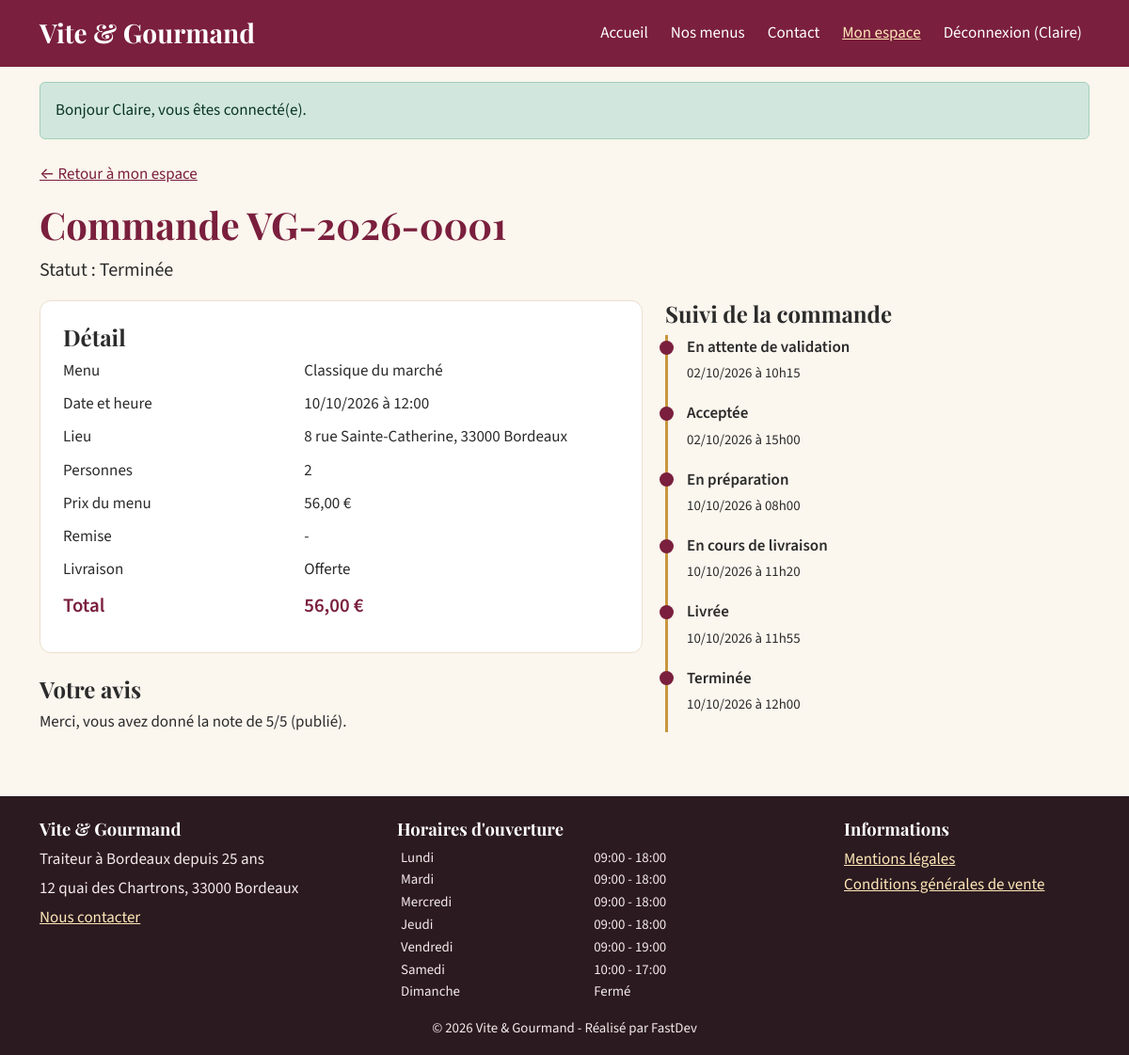
The page /mon-compte/commandes/1 (signed in) on the database its author committed.
### tables this page shows
CREATE TABLE commande (
    commande_id            INT UNSIGNED  NOT NULL AUTO_INCREMENT,
    numero_commande        VARCHAR(20)   NOT NULL,
    utilisateur_id         INT UNSIGNED  NOT NULL,
    menu_id                INT UNSIGNED  NOT NULL,
    date_commande          DATETIME      NOT NULL DEFAULT CURRENT_TIMESTAMP,
    date_prestation        DATE          NOT NULL,
    heure_livraison        TIME          NOT NULL,
    adresse_prestation     VARCHAR(255)  NOT NULL,
    code_postal_prestation CHAR(5)       NOT NULL,
    ville_prestation       VARCHAR(100)  NOT NULL,
    nombre_personne        INT UNSIGNED  NOT NULL,
    prix_menu              DECIMAL(10,2) NOT NULL COMMENT 'Prix du menu avant remise',
    remise                 DECIMAL(10,2) NOT NULL DEFAULT 0,
    distance_km            DECIMAL(7,2)  NOT NULL DEFAULT 0,
    prix_livraison         DECIMAL(10,2) NOT NULL DEFAULT 0,
    prix_total             DECIMAL(10,2) NOT NULL,
    statut                 ENUM('en_attente','accepte','en_preparation','en_cours_de_livraison','livre',
                                'en_attente_retour_materiel','terminee','annulee') NOT NULL DEFAULT 'en_attente',
    pret_materiel          TINYINT(1)    NOT NULL DEFAULT 0,
    restitution_materiel   TINYINT(1)    NOT NULL DEFAULT 0,
    mode_contact_annulation ENUM('gsm','mail') NULL,
    motif_annulation       VARCHAR(255)  NULL,
    PRIMARY KEY (commande_id),
    UNIQUE KEY uq_commande_numero (numero_commande),
    KEY idx_commande_statut (statut),
    KEY idx_commande_date (date_commande),
    CONSTRAINT fk_commande_utilisateur FOREIGN KEY (utilisateur_id) REFERENCES utilisateur (utilisateur_id),
    CONSTRAINT fk_commande_menu        FOREIGN KEY (menu_id)        REFERENCES menu (menu_id),
    CONSTRAINT chk_commande_personnes  CHECK (nombre_personne >= 1)
);

CREATE TABLE utilisateur (
    utilisateur_id  INT UNSIGNED NOT NULL AUTO_INCREMENT,
    role_id         INT UNSIGNED NOT NULL,
    email           VARCHAR(180) NOT NULL,
    password        VARCHAR(255) NOT NULL COMMENT 'Hash bcrypt/argon2 (password_hash), jamais le mot de passe en clair',
    nom             VARCHAR(80)  NOT NULL,
    prenom          VARCHAR(80)  NOT NULL,
    telephone       VARCHAR(20)  NULL,
    adresse_postale VARCHAR(255) NULL,
    code_postal     CHAR(5)      NULL,
    ville           VARCHAR(100) NULL,
    actif           TINYINT(1)   NOT NULL DEFAULT 1,
    created_at      DATETIME     NOT NULL DEFAULT CURRENT_TIMESTAMP,
    PRIMARY KEY (utilisateur_id),
    UNIQUE KEY uq_utilisateur_email (email),
    CONSTRAINT fk_utilisateur_role FOREIGN KEY (role_id) REFERENCES role (role_id)
);

CREATE TABLE menu (
    menu_id                  INT UNSIGNED  NOT NULL AUTO_INCREMENT,
    titre                    VARCHAR(100)  NOT NULL,
    description              TEXT          NOT NULL,
    theme_id                 INT UNSIGNED  NOT NULL,
    regime_id                INT UNSIGNED  NOT NULL,
    nombre_personne_minimum  INT UNSIGNED  NOT NULL,
    prix_minimum             DECIMAL(10,2) NOT NULL COMMENT 'Prix pour le nombre minimum de personnes',
    conditions               TEXT          NOT NULL,
    quantite_restante        INT UNSIGNED  NOT NULL DEFAULT 0 COMMENT 'Stock : nombre de commandes encore possibles',
    actif                    TINYINT(1)    NOT NULL DEFAULT 1,
    created_at               DATETIME      NOT NULL DEFAULT CURRENT_TIMESTAMP,
    PRIMARY KEY (menu_id),
    KEY idx_menu_prix (prix_minimum),
    CONSTRAINT fk_menu_theme  FOREIGN KEY (theme_id)  REFERENCES theme (theme_id),
    CONSTRAINT fk_menu_regime FOREIGN KEY (regime_id) REFERENCES regime (regime_id),
    CONSTRAINT chk_menu_min   CHECK (nombre_personne_minimum >= 1),
    CONSTRAINT chk_menu_prix  CHECK (prix_minimum >= 0)
);

CREATE TABLE avis (
    avis_id        INT UNSIGNED NOT NULL AUTO_INCREMENT,
    commande_id    INT UNSIGNED NOT NULL,
    utilisateur_id INT UNSIGNED NOT NULL,
    note           TINYINT UNSIGNED NOT NULL,
    commentaire    VARCHAR(1000) NOT NULL,
    statut         ENUM('en_attente','valide','refuse') NOT NULL DEFAULT 'en_attente',
    created_at     DATETIME     NOT NULL DEFAULT CURRENT_TIMESTAMP,
    PRIMARY KEY (avis_id),
    UNIQUE KEY uq_avis_commande (commande_id),
    CONSTRAINT fk_avis_commande    FOREIGN KEY (commande_id)    REFERENCES commande (commande_id) ON DELETE CASCADE,
    CONSTRAINT fk_avis_utilisateur FOREIGN KEY (utilisateur_id) REFERENCES utilisateur (utilisateur_id) ON DELETE CASCADE,
    CONSTRAINT chk_avis_note CHECK (note BETWEEN 1 AND 5)
);

CREATE TABLE commande_suivi (
    suivi_id          INT UNSIGNED NOT NULL AUTO_INCREMENT,
    commande_id       INT UNSIGNED NOT NULL,
    statut            VARCHAR(40)  NOT NULL,
    date_modification DATETIME     NOT NULL DEFAULT CURRENT_TIMESTAMP,
    modifie_par       INT UNSIGNED NULL COMMENT 'Utilisateur ayant effectué le changement (traçabilité)',
    commentaire       VARCHAR(255) NULL,
    PRIMARY KEY (suivi_id),
    KEY idx_suivi_commande (commande_id),
    CONSTRAINT fk_suivi_commande FOREIGN KEY (commande_id) REFERENCES commande (commande_id) ON DELETE CASCADE,
    CONSTRAINT fk_suivi_auteur   FOREIGN KEY (modifie_par) REFERENCES utilisateur (utilisateur_id) ON DELETE SET NULL
);

CREATE TABLE horaire (
    horaire_id      INT UNSIGNED NOT NULL AUTO_INCREMENT,
    jour            VARCHAR(10)  NOT NULL,
    ordre           TINYINT      NOT NULL COMMENT '1 = lundi ... 7 = dimanche',
    heure_ouverture TIME         NULL,
    heure_fermeture TIME         NULL,
    ferme           TINYINT(1)   NOT NULL DEFAULT 0,
    PRIMARY KEY (horaire_id),
    UNIQUE KEY uq_horaire_jour (jour)
);

### views/account/order.php (the view, shortened to what the rows shown need)
<div class="container mt-4">
    <p><a href="/mon-compte">&larr; Retour à mon espace</a></p>
    <h1>Commande <?= e($order['numero_commande']) ?></h1>
    <p class="lead">Statut : <strong><?= e(statut_label($order['statut'])) ?></strong></p>
    <div class="row g-4">
        <div class="col-lg-7">
            <section class="price-summary p-4" aria-labelledby="detail-title">
                <h2 id="detail-title" class="h4">Détail</h2>
                <dl class="row mb-0">
                    <dt class="col-sm-5">Menu</dt><dd class="col-sm-7"><?= e($order['menu_titre']) ?></dd>
                    <dt class="col-sm-5">Date et heure</dt><dd class="col-sm-7"><?= date_fr($order['date_prestation']) ?> à <?= e(substr($order['heure_livraison'], 0, 5)) ?></dd>
                    <dt class="col-sm-5">Lieu</dt><dd class="col-sm-7"><?= e($order['adresse_prestation'] . ', ' . $order['code_postal_prestation'] . ' ' . $order['ville_prestation']) ?></dd>
                    <dt class="col-sm-5">Personnes</dt><dd class="col-sm-7"><?= (int) $order['nombre_personne'] ?></dd>
                    <dt class="col-sm-5">Prix du menu</dt><dd class="col-sm-7"><?= money($order['prix_menu']) ?></dd>
                    <dt class="col-sm-5">Remise</dt><dd class="col-sm-7"><?= (float) $order['remise'] > 0 ? '- ' . money($order['remise']) : '-' ?></dd>
                    <dt class="col-sm-5">Livraison</dt><dd class="col-sm-7"><?= (float) $order['prix_livraison'] > 0 ? money($order['prix_livraison']) . ' (' . e($order['distance_km']) . ' km)' : 'Offerte' ?></dd>
                    <dt class="col-sm-5 total">Total</dt><dd class="col-sm-7 total"><?= money($order['prix_total']) ?></dd>
                </dl>
            </section>
            <?php if ($order['statut'] === 'terminee'): ?>
                <section class="mt-4" aria-labelledby="review-title">
                    <h2 id="review-title" class="h4">Votre avis</h2>
                    <?php if ($order['avis_id']): ?>
                        <p>Merci, vous avez donné la note de <?= (int) $order['avis_note'] ?>/5
                            (<?= $order['avis_statut'] === 'valide' ? 'publié' : ($order['avis_statut'] === 'refuse' ? 'non publié' : 'en attente de validation') ?>).</p>
                    <?php endif; ?>
                </section>
            <?php endif; ?>
        </div>
        <div class="col-lg-5">
            <section aria-labelledby="track-title">
                <h2 id="track-title" class="h4">Suivi de la commande</h2>
                <?php if (!OrderWorkflow::userCanTrack($order['statut']) && $order['statut'] !== 'annulee'): ?>
                    <p>Le suivi détaillé sera disponible dès que notre équipe aura accepté votre commande.</p>
                <?php else: ?>
                    <ol class="timeline">
                        <?php foreach ($history as $h): ?>
                            <li><strong><?= e(statut_label($h['statut'])) ?></strong><br>
                                <span class="small"><?= date_fr($h['date_modification'], true) ?></span></li>
                        <?php endforeach; ?>
                    </ol>
                <?php endif; ?>
            </section>
        </div>
    </div>
</div>

### src/Core/Router.php (shortened to what the rows shown need)
<?php
final class Router
{
    private array $routes = [];
    private function add(string $method, string $path, string $handler, array $roles): void
    {
        $this->routes[] = compact('method', 'regex', 'handler', 'roles');
    }
    public function dispatch(string $method, string $uri): void
    {
        $path = rtrim(parse_url($uri, PHP_URL_PATH) ?: '/', '/') ?: '/';
        foreach ($this->routes as $route) {
            if ($route['method'] !== $method || !preg_match($route['regex'], $path, $m)) {
                continue;
            }
            if ($route['roles'] !== []) {
                if (!Auth::check()) {
                    Session::flash('warning', 'Veuillez vous connecter pour accéder à cette page.');
                    Session::set('redirect_after_login', $uri);
                    header('Location: /connexion');
                    return;
                }
            }
            [$class, $action] = explode('@', $route['handler']);
            $params = array_map('intval', array_filter($m, 'is_string', ARRAY_FILTER_USE_KEY));
            (new $fqcn())->$action(...$params);
            return;
        }
    }
}

### views/layout.php (shortened to what the rows shown need)
<?php
$current = parse_url($_SERVER['REQUEST_URI'] ?? '/', PHP_URL_PATH);
$isActive = static fn(string $path): string => ($current === $path || ($path !== '/' && str_starts_with((string) $current, $path))) ? ' active" aria-current="page' : '';
try {
    $schedules = (new \App\Models\Reference())->schedules();
} catch (\Throwable) {
    $schedules = [];
}
$user = Auth::user();
?>
<!doctype html>
<html lang="fr">
<head>
    <link rel="stylesheet" href="/assets/vendor/bootstrap/bootstrap.min.css">
    <link rel="stylesheet" href="/assets/css/style.css">
</head>
<body class="d-flex flex-column min-vh-100">
<header>
    <nav class="navbar navbar-expand-lg navbar-vg" aria-label="Navigation principale">
        <div class="container">
            <a class="navbar-brand fs-3" href="/">Vite &amp; Gourmand</a>
            <div class="collapse navbar-collapse" id="nav">
                <ul class="navbar-nav ms-auto align-items-lg-center gap-lg-2">
                    <li class="nav-item"><a class="nav-link<?= $isActive('/') ?>" href="/">Accueil</a></li>
                    <li class="nav-item"><a class="nav-link<?= $isActive('/menus') ?>" href="/menus">Nos menus</a></li>
                    <li class="nav-item"><a class="nav-link<?= $isActive('/contact') ?>" href="/contact">Contact</a></li>
                    <?php if ($user === null): ?>
                        <li class="nav-item"><a class="nav-link<?= $isActive('/connexion') ?>" href="/connexion">Connexion</a></li>
                        <li class="nav-item"><a class="btn btn-light btn-sm" href="/inscription">Créer un compte</a></li>
                    <?php else: ?>
                        <?php if ($user['role'] === Auth::ROLE_USER): ?>
                            <li class="nav-item"><a class="nav-link<?= $isActive('/mon-compte') ?>" href="/mon-compte">Mon espace</a></li>
                        <?php endif; ?>
                        <li class="nav-item">
                            <form action="/deconnexion" method="post" class="d-inline">
                                <button type="submit" class="btn btn-link nav-link">Déconnexion (<?= e($user['prenom']) ?>)</button>
                            </form>
                        </li>
                    <?php endif; ?>
                </ul>
            </div>
        </div>
    </nav>
</header>
<main id="contenu" class="flex-grow-1" tabindex="-1">
    <?php $flashes = Session::pullFlashes(); if ($flashes): ?>
        <div class="container mt-3" role="status" aria-live="polite">
            <?php foreach ($flashes as $f): ?>
                <div class="alert alert-<?= e($f['type']) ?> mb-2"><?= e($f['message']) ?></div>
            <?php endforeach; ?>
        </div>
    <?php endif; ?>
    <?= $content ?>
</main>
<footer class="footer-vg mt-5 pt-4 pb-3">
    <div class="container">
        <div class="row g-4">
            <div class="col-md-4">
                <h2>Vite &amp; Gourmand</h2>
                <p class="mb-1">Traiteur à Bordeaux depuis 25 ans</p>
                <p class="mb-1">12 quai des Chartrons, 33000 Bordeaux</p>
                <p><a href="/contact">Nous contacter</a></p>
            </div>
            <div class="col-md-5">
                <h2>Horaires d'ouverture</h2>
                <table class="table table-sm table-borderless mb-0 small">
                    <tbody>
                    <?php foreach ($schedules as $h): ?>
                        <tr>
                            <th scope="row" class="fw-normal py-0"><?= e($h['jour']) ?></th>
                            <td class="py-0"><?= $h['ferme'] ? 'Fermé' : e(substr((string) $h['heure_ouverture'], 0, 5) . ' - ' . substr((string) $h['heure_fermeture'], 0, 5)) ?></td>
                        </tr>
                    <?php endforeach; ?>
                    </tbody>
                </table>
            </div>
            <div class="col-md-3">
                <h2>Informations</h2>
                <ul class="list-unstyled">
                    <li><a href="/mentions-legales">Mentions légales</a></li>
                    <li><a href="/cgv">Conditions générales de vente</a></li>
                </ul>
            </div>
        </div>
        <p class="small text-center mt-3 mb-0">&copy; <?= date('Y') ?> Vite &amp; Gourmand - Réalisé par FastDev</p>
    </div>
</footer>
</body>
</html>

### rows shown on the page
commande: utilisateur.prenom "Claire", message "Bonjour Claire, vous êtes connecté(e).", numero_commande "VG-2026-0001", statut "Terminée", menu.titre "Classique du marché", date_prestation "10/10/2026", heure_livraison "12:00", adresse_prestation+code_postal_prestation+ville_prestation "8 rue Sainte-Catherine, 33000 Bordeaux", nombre_personne "2", prix_menu "56,00 €", prix_livraison "Offerte", prix_total "56,00 €", avis.note "5"
commande_suivi: statut "En attente de validation", date_modification "02/10/2026 à 10h15"
commande_suivi: statut "Acceptée", date_modification "02/10/2026 à 15h00"
commande_suivi: statut "En préparation", date_modification "10/10/2026 à 08h00"
commande_suivi: statut "En cours de livraison", date_modification "10/10/2026 à 11h20"
commande_suivi: statut "Livrée", date_modification "10/10/2026 à 11h55"
commande_suivi: statut "Terminée", date_modification "10/10/2026 à 12h00"
horaire: jour "Lundi", heure_ouverture+heure_fermeture "09:00 - 18:00"
horaire: jour "Mardi", heure_ouverture+heure_fermeture "09:00 - 18:00"
horaire: jour "Mercredi", heure_ouverture+heure_fermeture "09:00 - 18:00"
horaire: jour "Jeudi", heure_ouverture+heure_fermeture "09:00 - 18:00"
horaire: jour "Vendredi", heure_ouverture+heure_fermeture "09:00 - 19:00"
horaire: jour "Samedi", heure_ouverture+heure_fermeture "10:00 - 17:00"
horaire: jour "Dimanche", ferme "Fermé"
